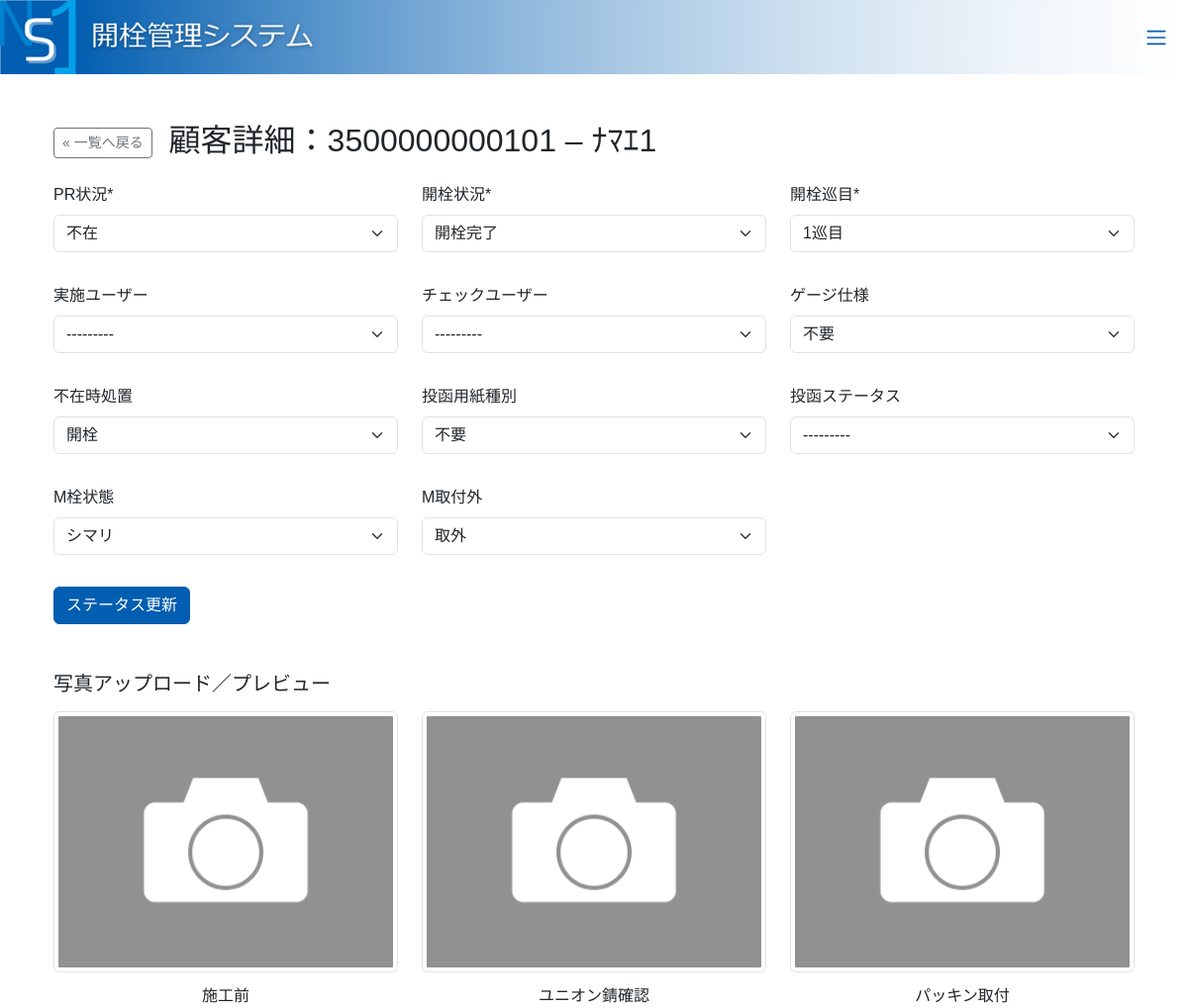
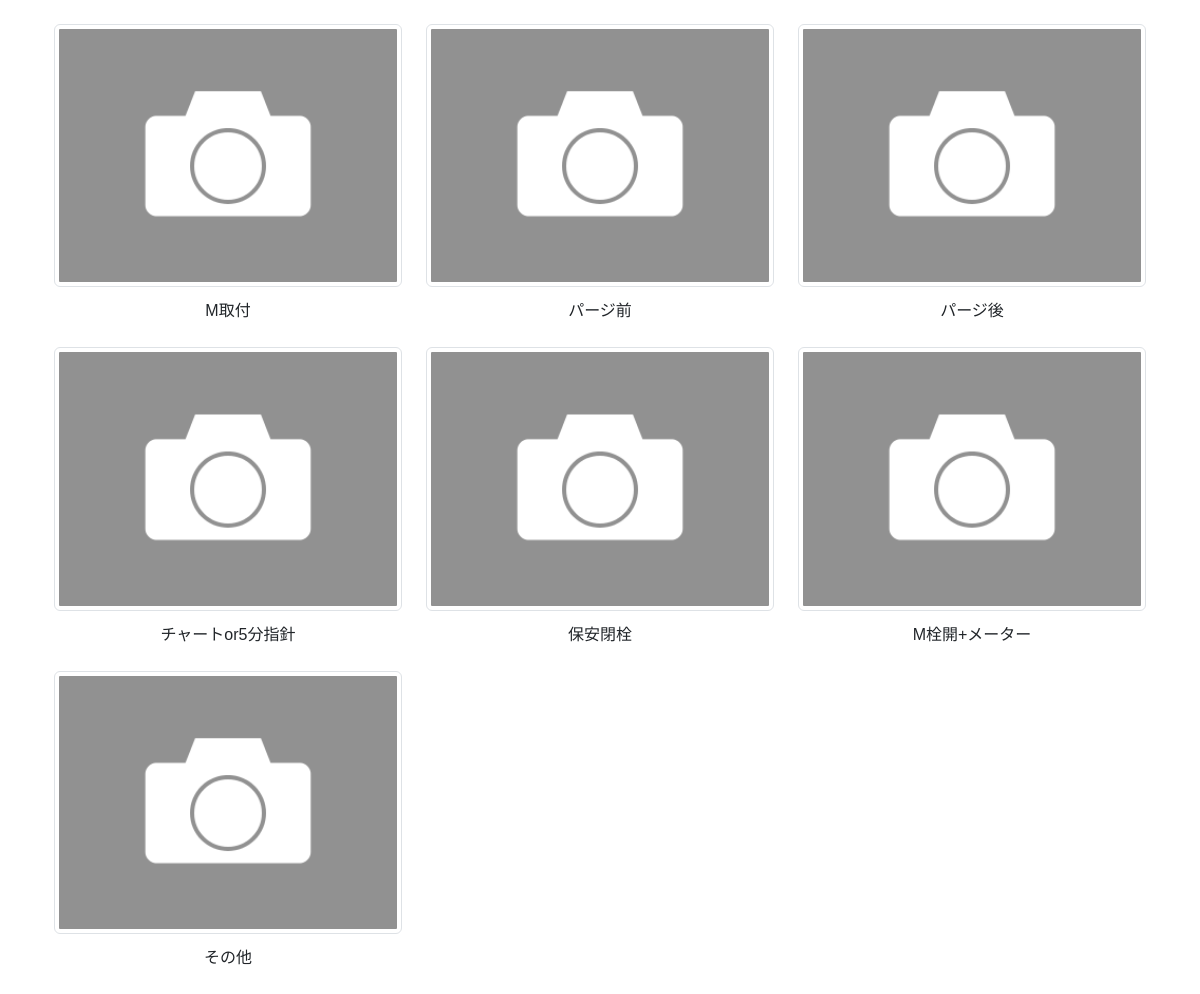
Page /projects/35/assignments/229/ (signed in) on the committed database (2 pictures, top to bottom).
### core/models.py (models this page shows, shortened)
class Assignment(models.Model):
    sequence = models.PositiveIntegerField(
        "通し番号",
        null=True,
        blank=True,
        help_text='プロジェクト内での通し番号（後ほど自動採番）'
    )
    block_number = models.CharField("丁番号", max_length=10, blank=True)
    building_number = models.CharField("棟番号", max_length=10, blank=True)
    meter_type = models.CharField("メーター種別", max_length=10, blank=True)
    meter_number = models.CharField("メーター番号", max_length=20, blank=True)
    PR_STATUS_CHOICES = [
        ('未訪問', '未訪問'),
        ('在宅', '在宅'),
        ('不在', '不在'),
    ]
    pr_status = models.CharField("PR状況", max_length=10, choices=PR_STATUS_CHOICES, default='未訪問')
    OPEN_ROUND_CHOICES = [(i, f"{i}巡目") for i in range(1, 6)]
    open_round = models.PositiveSmallIntegerField("開栓巡目", choices=OPEN_ROUND_CHOICES, default=1)
    OPEN_STATUS_CHOICES = [
        ('未訪問', '未訪問'),
        ('作業中', '開栓作業中'),
        ('未実施', '開栓未実施'),
        ('完了', '開栓完了'),
        ('最終チェック完了', '最終チェック完了'),
    ]
    open_status = models.CharField("開栓状況", max_length=20, choices=OPEN_STATUS_CHOICES, default='未訪問')
    performed_by = models.ForeignKey(
        settings.AUTH_USER_MODEL, verbose_name="実施ユーザー",
        related_name='performed_assignments', null=True, blank=True, on_delete=models.SET_NULL
    )
    performed_at = models.DateTimeField("実施日時", null=True, blank=True)
    checked_by = models.ForeignKey(
        settings.AUTH_USER_MODEL, verbose_name="チェックユーザー",
        related_name='checked_assignments', null=True, blank=True, on_delete=models.SET_NULL
    )
    checked_at = models.DateTimeField("チェック日時", null=True, blank=True)
    GAUGE_SPEC_CHOICES = [('不要', '不要'), ('供給圧', '供給圧'), ('テスト圧', 'テスト圧')]
    gauge_spec = models.CharField("ゲージ仕様", max_length=10, choices=GAUGE_SPEC_CHOICES, default='不要', blank=True)
    ABSENCE_ACTION_CHOICES = [('開栓', '開栓'), ('保安閉栓', '保安閉栓')]
    absence_action = models.CharField("不在時処置", max_length=10, choices=ABSENCE_ACTION_CHOICES, default='開栓', blank=True)
    LEAFLET_TYPE_CHOICES = [('不要', '不要'), ('修', '修'), ('F', 'F'), ('その他', 'その他')]
    leaflet_type = models.CharField("投函用紙種別", max_length=10, choices=LEAFLET_TYPE_CHOICES, default='不要', blank=True)
    LEAFLET_STATUS_CHOICES = [('未投函', '未投函'), ('投函済', '投函済')]
    leaflet_status = models.CharField("投函ステータス", max_length=10, choices=LEAFLET_STATUS_CHOICES, blank=True, null=True)
    MVALVE_STATE_CHOICES = [('アキ', 'アキ'), ('シマリ', 'シマリ')]
    m_valve_state = models.CharField("M栓状態", max_length=10, choices=MVALVE_STATE_CHOICES, blank=True)
    MVALVE_ATTACH_CHOICES = [('取付', '取付'), ('取外', '取外')]
    m_valve_attach = models.CharField("M取付外", max_length=10, choices=MVALVE_ATTACH_CHOICES, default='取付', blank=True)
    project = models.ForeignKey(Project, verbose_name="案件", on_delete=models.CASCADE, related_name='assignments')
    customer = models.ForeignKey(Customer, verbose_name="顧客", on_delete=models.CASCADE, related_name='assignments')
    class Meta:
        verbose_name = "割当"
        verbose_name_plural = "割当一覧"
        unique_together = ('project', 'customer')

class Customer(models.Model):
    usage_no = models.CharField(
        "ご使用番号",
        max_length=4,
        unique=True,
        validators=[
            RegexValidator(
                regex=r'^\d{4}$',
                message='ご使用番号は必ず4桁の数字で指定してください。'
            )
        ]
    )
    name = models.CharField("氏名", max_length=20, blank=True)
    room_number = models.CharField("部屋番号", max_length=20, blank=True)
    building_name = models.CharField(
        "集合住宅名", max_length=50, blank=True,
        help_text='将来の建物名管理用'
    )
    class Meta:
        verbose_name = "顧客"
        verbose_name_plural = "顧客一覧"

### core/views.py (the view)
@login_required
def assignment_detail(request, pk, assignment_pk):
    project    = get_object_or_404(Project, pk=pk, allowed_users=request.user)
    assignment = get_object_or_404(Assignment, pk=assignment_pk, project=project)
    status_form = AssignmentForm(request.POST or None, instance=assignment)
    photo_form  = PhotoForm(request.POST or None, request.FILES or None)
    if request.method == 'POST' and 'delete_photo' in request.POST:
        ptype = request.POST['delete_photo']
        Photo.objects.filter(assignment=assignment, photo_type=ptype).delete()
        return redirect('core:assignment_detail', pk=pk, assignment_pk=assignment_pk)
    if request.method == 'POST' and request.FILES.get('image'):
        if photo_form.is_valid():
            photo = photo_form.save(commit=False)
            photo.assignment = assignment
            photo.save()
        return redirect('core:assignment_detail', pk=pk, assignment_pk=assignment_pk)
    if request.method == 'POST' and status_form.is_valid():
        status_form.save()
        return redirect('core:assignment_detail', pk=pk, assignment_pk=assignment_pk)
    photo_slots = []
    for ptype, plabel in Photo.PHOTO_TYPE_CHOICES:
        existing = assignment.photos.filter(photo_type=ptype).first()
        photo_slots.append({
            'type':  ptype,
            'label': plabel,
            'photo': existing,
        })
    return render(request, 'core/assignment_detail.html', {
        'project':     project,
        'assignment':  assignment,
        'status_form': status_form,
        'photo_form':  photo_form,
        'photo_slots': photo_slots,
    })

### core/forms.py
class PhotoForm(forms.ModelForm):
    class Meta:
        model = Photo
        fields = ['photo_type', 'image']
        widgets = {
            'photo_type': forms.Select(attrs={'class': 'form-select'}),
            'image':      forms.ClearableFileInput(attrs={'class': 'form-control'}),
        }

### core/models.py (called while the page is built)
    def __str__(self):
        return f"{self.code} - {self.get_full_name()}"

### templates/core/assignment_detail.html (shortened to what this page needs)
{% extends "base.html" %}
{% load static crispy_forms_tags %}
{% block content %}
<div class="container my-5">
  <h2 class="mb-4">
    <a href="{% url 'core:project_detail' project.pk %}"
       class="btn btn-outline-secondary btn-sm me-2">
      &laquo; 一覧へ戻る
    </a>
    顧客詳細：{{ assignment.customer.usage_no }} – {{ assignment.customer.name }}
  </h2>
  <form method="post" class="mb-5">
    <div class="row gy-3 gx-4">
      <div class="col-md-4">{{ status_form.pr_status    | as_crispy_field }}</div>
      <div class="col-md-4">{{ status_form.open_status  | as_crispy_field }}</div>
      <div class="col-md-4">{{ status_form.open_round   | as_crispy_field }}</div>
      <div class="col-md-4">{{ status_form.performed_by | as_crispy_field }}</div>
      <div class="col-md-4">{{ status_form.checked_by   | as_crispy_field }}</div>
      <div class="col-md-4">{{ status_form.gauge_spec   | as_crispy_field }}</div>
      <div class="col-md-4">{{ status_form.absence_action | as_crispy_field }}</div>
      <div class="col-md-4">{{ status_form.leaflet_type | as_crispy_field }}</div>
      <div class="col-md-4">{{ status_form.leaflet_status | as_crispy_field }}</div>
      <div class="col-md-4">{{ status_form.m_valve_state | as_crispy_field }}</div>
      <div class="col-md-4">{{ status_form.m_valve_attach | as_crispy_field }}</div>
    </div>
    <button type="submit" class="btn btn-primary mt-3">ステータス更新</button>
  </form>
  <h5 class="mb-3">写真アップロード／プレビュー</h5>
  <div class="row row-cols-2 row-cols-md-3 g-4">
    {% for slot in photo_slots %}
      <div class="col text-center">
        <form method="post" enctype="multipart/form-data">
          <label for="file_{{ slot.type }}" class="d-block" style="cursor:pointer;">
            {% if slot.photo %}
              <img src="{{ slot.photo.image.url }}"
                   alt="{{ slot.label }}"
                   class="img-thumbnail mb-2"
                   style="width:100%; height:auto;">
            {% else %}
              <img src="{% static 'core/images/photo_icon.png' %}"
                   alt="撮影アイコン"
                   class="img-thumbnail mb-2"
                   style="width:100%; height:auto;">
            {% endif %}
          </label>
          <div class="mt-1">{{ slot.label }}</div>
        </form>
      </div>
    {% endfor %}
  </div>
</div>
{% endblock %}

### templates/base.html (shortened to what this page needs)
<!DOCTYPE html>
<html lang="ja">
{% load static %}
<head>
  <link
    href="https://cdn.jsdelivr.net/npm/bootstrap@5.3.0/dist/css/bootstrap.min.css"
    rel="stylesheet">
  <link rel="stylesheet" href="{% static 'css/style.css' %}">
</head>
<body>
  <header class="header-wrapper mb-0">
    <picture>
      <source media="(max-width: 767px)"
              srcset="{% static 'images/header2.png' %}">
      <img src="{% static 'images/header.png' %}"
           class="header-img" alt="ヘッダー画像">
    </picture>
    <button class="navbar-toggler header-toggler" type="button"
            data-bs-toggle="collapse"
            data-bs-target="#mainNavbar"
            aria-controls="mainNavbar"
            aria-expanded="false"
            aria-label="Toggle navigation">
      <span class="navbar-toggler-icon"></span>
    </button>
  </header>
  <main class="container mt-4">
    {% block content %}{% endblock %}
  </main>
</body>
</html>

### static/css/style.css (style rules this page uses)
html, body { font-family: "Meiryo UI", "メイリオ", sans-serif !important; }
.header-wrapper { position: relative; overflow: hidden; }
.header-wrapper picture, .header-wrapper img { display: block; width: 100%; }
.header-img { max-height: 150px; object-fit: cover; }
.header-toggler { position: absolute; top: 50%; right: 1rem; transform: translateY(-50%); height: 80%; width: auto; padding: 0.25rem; border: none; background: transparent; }
.header-toggler .navbar-toggler-icon { filter: none; }
.btn-primary { background-color: #025EB0; border-color: #025EB0; }

### rows in the picture
Assignment: customer.usage_no "3500000000101", customer.name "ﾅﾏｴ1", pr_status "不在", open_status "開栓完了", open_round "1巡目", performed_by "---------", checked_by "---------", gauge_spec "不要", absence_action "開栓", leaflet_type "不要", leaflet_status "---------", m_valve_state "シマリ", m_valve_attach "取外"

### other values in the picture
{{ slot.label }} "施工前" "ユニオン錆確認" "パッキン取付" "M取付" "パージ前" "パージ後" "チャートor5分指針" "保安閉栓" "M栓開+メーター" "その他"
